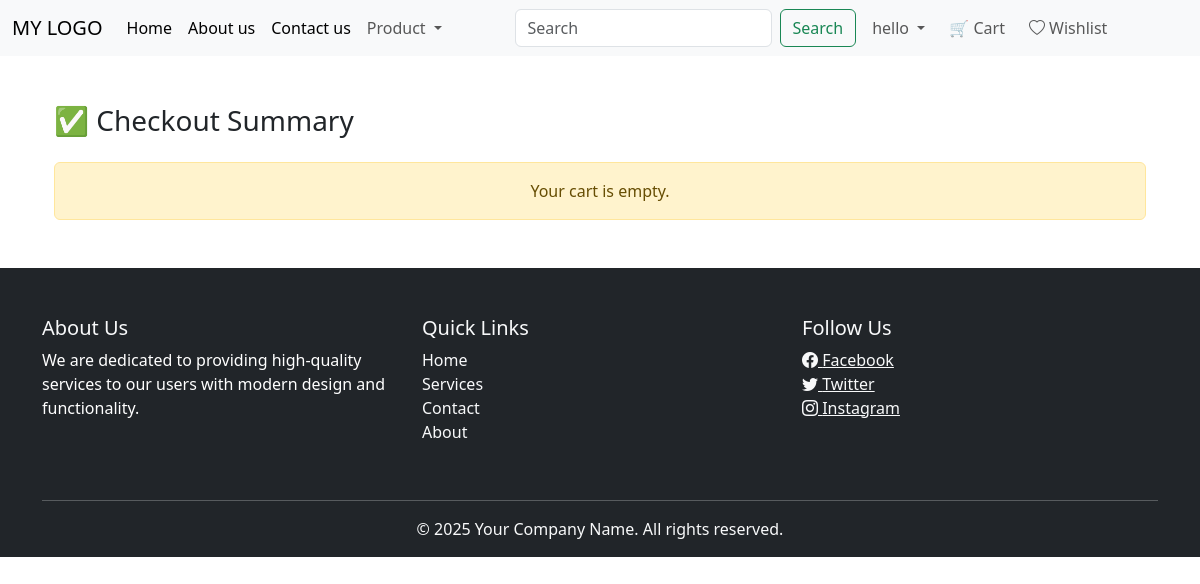
/checkout/ (signed in), run on an earlier commit of the app's database.
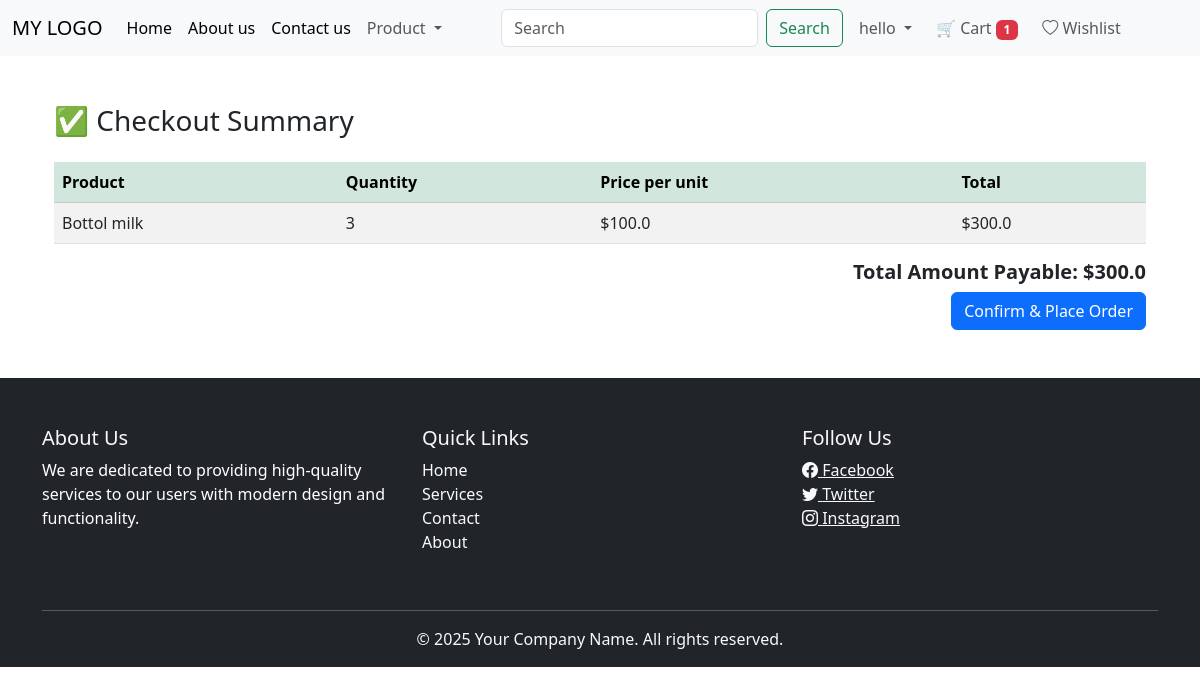
And on a later commit of the database.
### EcomApp/models.py (models this page shows, shortened)
class Cart(models.Model):
    user = models.ForeignKey(User, on_delete=models.CASCADE)
    product = models.ForeignKey(Product, on_delete=models.CASCADE)
    quantity = models.PositiveIntegerField(default=1)
    @property
    def total_cost(self):
        return self.quantity * self.product.discount_price

class Product(models.Model):
    title = models.CharField(max_length=100, unique=True)
    selling_price = models.FloatField()
    discount_price = models.FloatField()
    description = models.TextField()
    composition = models.TextField(default='')
    prodapp = models.TextField(default='')
    category = models.CharField(choices=CATEGORY_CHOICES, max_length=2)
    product_image = models.ImageField(upload_to='product')

### EcomApp/views.py (the view)
# urls.py: path('checkout/', checkout_view, name='checkout'),
@login_required
def checkout_view(request):
    cart_items = Cart.objects.filter(user=request.user)
    total_amount = sum(item.total_cost for item in cart_items)
    context = {
        'cart_items': cart_items,
        'total_amount': total_amount
    }
    return render(request, 'checkout.html', context)

### EcomApp/context_processors.py (called while the page is built)
def cart_item_count(request):
    if request.user.is_authenticated:
        count = Cart.objects.filter(user=request.user).count()
    else:
        count = 0
    return {'cart_item_count': count}

### Templates/checkout.html (shortened to what this page needs)
{% extends 'base.html' %}
{% block content %}
<div class="container mt-5">
    <h3 class="mb-4">✅ Checkout Summary</h3>
    {% if cart_items %}
    <table class="table table-striped">
        <thead class="table-success">
            <tr>
                <th>Product</th>
                <th>Quantity</th>
                <th>Price per unit</th>
                <th>Total</th>
            </tr>
        </thead>
        <tbody>
            {% for item in cart_items %}
            <tr>
                <td>{{ item.product.title }}</td>
                <td>{{ item.quantity }}</td>
                <td>${{ item.product.discount_price }}</td>
                <td>${{ item.total_cost }}</td>
            </tr>
            {% endfor %}
        </tbody>
    </table>
    <div class="text-end">
        <h5><strong>Total Amount Payable: ${{ total_amount }}</strong></h5>
        <a href="{% url 'checkouts' %}" class="btn btn-primary">Confirm & Place Order</a>
    </div>
    {% else %}
    <div class="alert alert-warning text-center">
        Your cart is empty.
    </div>
    {% endif %}
</div>
{% endblock %}

### Templates/base.html (shortened to what the changed rows need)
<!DOCTYPE html>
<html lang="en">
  <head>
    <link rel="stylesheet" href="https://cdn.jsdelivr.net/npm/bootstrap-icons@1.10.5/font/bootstrap-icons.css">
    <link href="https://cdn.jsdelivr.net/npm/bootstrap@5.3.0/dist/css/bootstrap.min.css" rel="stylesheet">
</head>
<body>
    <nav class="navbar navbar-expand-lg bg-body-tertiary">
        <div class="container-fluid">
          <div class="collapse navbar-collapse" id="navbarSupportedContent">
            <ul class="navbar-nav me-auto mb-2 mb-lg-0">
              <li class="nav-item">
            <a class="nav-link" href="{% url 'cart' %}">
                🛒 Cart
                {% if cart_item_count > 0 %}
                    <span class="badge bg-danger">{{ cart_item_count }}</span>
                {% endif %}
            </a>
        </li>
          </ul>
          </div>
        </div>
      </nav>
    <div class="container mt-4">
        {% block content %}{% endblock %}
    </div>
</body>
</html>

What changed in the data, as far as the page shows it:
added Cart: product "Bottol milk", quantity "3", product.discount_price "100.0", total_cost "300.0"
Also different on the page:
{{ cart_item_count }}: (not shown) → "1"
{{ total_amount }}: (not shown) → "300.0"
text no longer shown: "Your cart is empty."
text now shown: "Product Quantity Price per unit Total Total Amount Payable: $ Confirm & Place Order"
